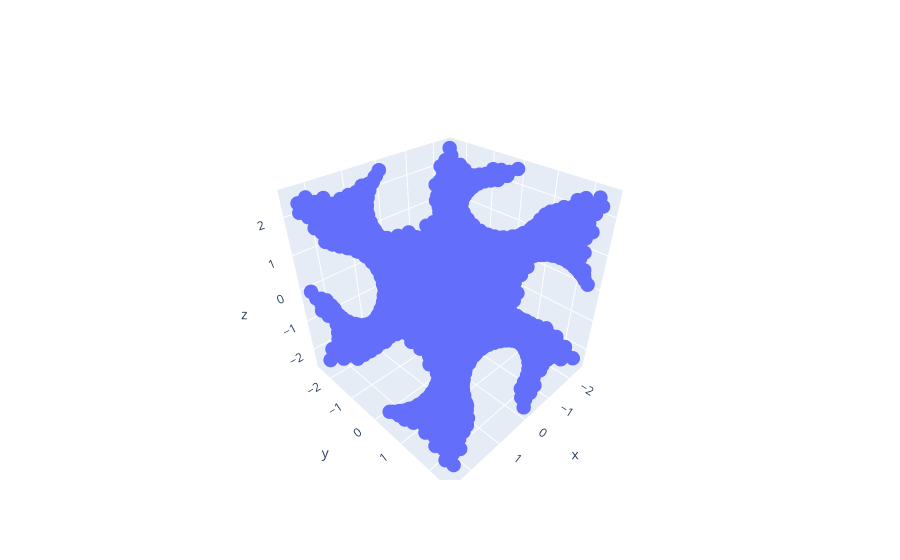

The notebook cell this image was saved under:
### Markdown cell above
Quench し、表示する。

### Code cell
from graphenestudio.quench import quench_particles
import plotly.graph_objects as go

r_quenched = quench_particles(r, cell, pot, dpot)
x_quenched = r_quenched @ cell


# mode='makers'を指定しないと点の間に線が引かれる
fig = go.Figure(
    data=[
        # go.Scatter3d(
        #     x=x[:, 0],
        #     y=x[:, 1],
        #     z=x[:, 2],
        #     mode="markers",
        #     marker=dict(
        #         size=6,
        #         # color=point_sum,
        #         colorscale="Viridis",
        #         # symbol=result_symbol
        #     ),
        # ),
        go.Scatter3d(
            x=x_quenched[:, 0],
            y=x_quenched[:, 1],
            z=x_quenched[:, 2],
            mode="markers",
            marker=dict(
                size=5,
                # color=point_sum,
                colorscale="Viridis",
                # symbol=result_symbol
            ),
        ),
    ]
)
fig.show()

### Figure 1 — Plotly figure (JSON) as saved in the notebook; plotly's stock layout.template omitted (floating-point values rounded to 4 significant figures; data arrays with more than 128 entries replaced by an {"elided": "..."} marker saying what was removed)
{"data": [{"marker": {"colorscale": [[0, "#440154"], [0.1111, "#482878"], [0.2222, "#3e4989"], [0.3333, "#31688e"], [0.4444, "#26828e"], [0.5556, "#1f9e89"], [0.6667, "#35b779"], [0.7778, "#6ece58"], [0.8889, "#b5de2b"], [1, "#fde725"]], "size": 5}, "mode": "markers", "type": "scatter3d", "x": {"elided": "1920 float values"}, "y": {"elided": "1920 float values"}, "z": {"elided": "1920 float values"}}], "layout": {}}
